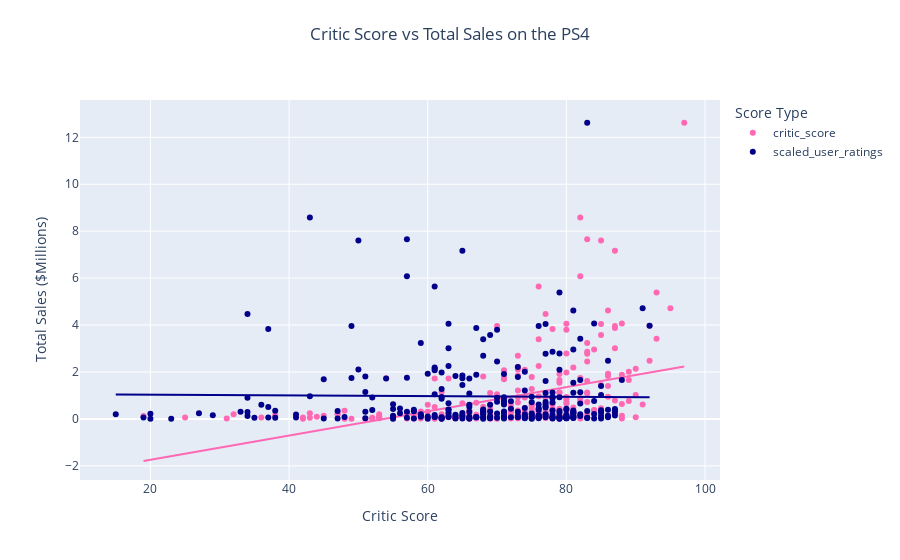

The notebook cell this image was saved under:
### Code cell
# Create scatterplot
fig = px.scatter(ps4, 
                 x=['critic_score', 'scaled_user_ratings'],
                 y='total_sales', 
                 title='Critic Score vs Total Sales on the PS4',
                 color_discrete_sequence=['hotpink','darkblue'],
                 hover_data=['name'],
                 trendline="ols")

# Update figure, center title, change xaxis title font size, change yaxis title font size
fig.update_layout(title={'y':0.95,
                            'x':0.5,
                            'xanchor': 'center',
                            'yanchor': 'top'},
                    xaxis_title='Critic Score',
                    yaxis_title='Total Sales ($Millions)',
                        legend_title_text='Score Type'
                        )

# Show figure
fig.show()

### Figure 1 — Plotly figure (JSON) as saved in the notebook; plotly's stock layout.template omitted (floating-point values rounded to 4 significant figures; data arrays with more than 128 entries replaced by an {"elided": "..."} marker saying what was removed)
{"data": [{"customdata": {"elided": "270x1 str values"}, "hovertemplate": "variable=critic_score<br>value=%{x}<br>total_sales=%{y}<br>name=%{customdata[0]}<extra></extra>", "legendgroup": "critic_score", "marker": {"color": "hotpink", "symbol": "circle"}, "mode": "markers", "name": "critic_score", "orientation": "v", "showlegend": true, "type": "scatter", "x": {"elided": "270 int values"}, "xaxis": "x", "y": {"elided": "270 float values"}, "yaxis": "y"}, {"hovertemplate": "<b>OLS trendline</b><br>total_sales = 0.0516191 * value + -2.77416<br>R<sup>2</sup>=0.163923<br><br>variable=critic_score<br>value=%{x}<br>total_sales=%{y} <b>(trend)</b><extra></extra>", "legendgroup": "critic_score", "marker": {"color": "hotpink", "symbol": "circle"}, "mode": "lines", "name": "critic_score", "showlegend": false, "type": "scatter", "x": {"elided": "270 int values"}, "xaxis": "x", "y": {"elided": "270 float values"}, "yaxis": "y"}, {"customdata": {"elided": "270x1 str values"}, "hovertemplate": "variable=scaled_user_ratings<br>value=%{x}<br>total_sales=%{y}<br>name=%{customdata[0]}<extra></extra>", "legendgroup": "scaled_user_ratings", "marker": {"color": "darkblue", "symbol": "circle"}, "mode": "markers", "name": "scaled_user_ratings", "orientation": "v", "showlegend": true, "type": "scatter", "x": {"elided": "270 int values"}, "xaxis": "x", "y": {"elided": "270 float values"}, "yaxis": "y"}, {"hovertemplate": "<b>OLS trendline</b><br>total_sales = -0.00147797 * value + 1.061<br>R<sup>2</sup>=0.000181<br><br>variable=scaled_user_ratings<br>value=%{x}<br>total_sales=%{y} <b>(trend)</b><extra></extra>", "legendgroup": "scaled_user_ratings", "marker": {"color": "darkblue", "symbol": "circle"}, "mode": "lines", "name": "scaled_user_ratings", "showlegend": false, "type": "scatter", "x": {"elided": "270 int values"}, "xaxis": "x", "y": {"elided": "270 float values"}, "yaxis": "y"}], "layout": {"legend": {"title": {"text": "Score Type"}, "tracegroupgap": 0}, "title": {"text": "Critic Score vs Total Sales on the PS4", "x": 0.5, "xanchor": "center", "y": 0.95, "yanchor": "top"}, "xaxis": {"anchor": "y", "domain": [0, 1], "title": {"text": "Critic Score"}}, "yaxis": {"anchor": "x", "domain": [0, 1], "title": {"text": "Total Sales ($Millions)"}}}}
